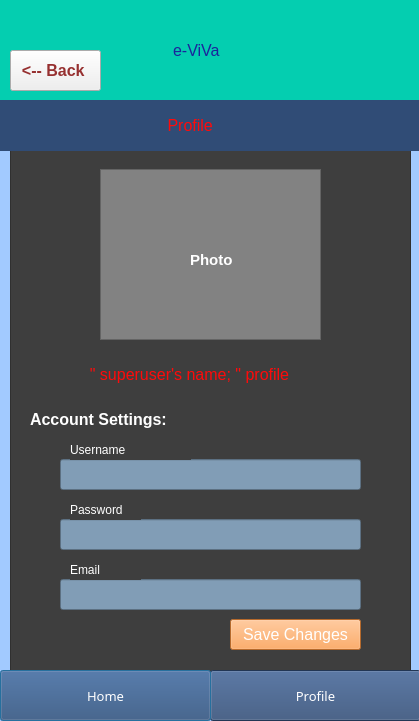
<?xml version="1.0" encoding="UTF-8"?>
<ui version="4.0">
 <class>Dialog</class>
 <widget class="QDialog" name="Dialog">
  <property name="geometry">
   <rect>
    <x>0</x>
    <y>0</y>
    <width>419</width>
    <height>721</height>
   </rect>
  </property>
  <property name="windowTitle">
   <string>Dialog</string>
  </property>
  <property name="styleSheet">
   <string notr="true">background-color: rgb(162, 202, 255);</string>
  </property>
  <widget class="QPushButton" name="HomeButton">
   <property name="geometry">
    <rect>
     <x>0</x>
     <y>670</y>
     <width>211</width>
     <height>51</height>
    </rect>
   </property>
   <property name="font">
    <font>
     <family>Arial Rounded MT Bold</family>
     <pointsize>10</pointsize>
     <weight>50</weight>
     <bold>false</bold>
    </font>
   </property>
   <property name="styleSheet">
    <string notr="true">background-color: rgb(0, 170, 255);
background-color: rgb(48, 76, 118);
color: rgb(255, 255, 255);</string>
   </property>
   <property name="text">
    <string>Home</string>
   </property>
   <property name="default">
    <bool>false</bool>
   </property>
   <property name="flat">
    <bool>false</bool>
   </property>
  </widget>
  <widget class="QPushButton" name="ProfileButton">
   <property name="geometry">
    <rect>
     <x>210</x>
     <y>670</y>
     <width>211</width>
     <height>51</height>
    </rect>
   </property>
   <property name="font">
    <font>
     <family>Arial Rounded MT Bold</family>
     <pointsize>10</pointsize>
     <weight>50</weight>
     <bold>false</bold>
    </font>
   </property>
   <property name="styleSheet">
    <string notr="true">background-color: rgb(0, 170, 255);
background-color: rgb(48, 76, 118);
color: rgb(255, 255, 255);</string>
   </property>
   <property name="text">
    <string>Profile</string>
   </property>
   <property name="default">
    <bool>false</bool>
   </property>
   <property name="flat">
    <bool>false</bool>
   </property>
  </widget>
  <widget class="QLabel" name="e-ViVa_2">
   <property name="geometry">
    <rect>
     <x>0</x>
     <y>0</y>
     <width>421</width>
     <height>101</height>
    </rect>
   </property>
   <property name="font">
    <font>
     <family>MS Shell Dlg 2</family>
     <pointsize>12</pointsize>
     <weight>50</weight>
     <italic>false</italic>
     <bold>false</bold>
    </font>
   </property>
   <property name="styleSheet">
    <string notr="true">background-color: rgb(4, 206, 176);
font: 12pt &quot;MS Shell Dlg 2&quot;;
color: rgb(27, 36, 156);

</string>
   </property>
   <property name="text">
    <string>                                       e-ViVa</string>
   </property>
  </widget>
  <widget class="QFrame" name="frame_2">
   <property name="geometry">
    <rect>
     <x>10</x>
     <y>139</y>
     <width>401</width>
     <height>561</height>
    </rect>
   </property>
   <property name="styleSheet">
    <string notr="true">background-color: rgb(62, 62, 62);</string>
   </property>
   <property name="frameShape">
    <enum>QFrame::StyledPanel</enum>
   </property>
   <property name="frameShadow">
    <enum>QFrame::Raised</enum>
   </property>
   <widget class="QLineEdit" name="lineEdit_13">
    <property name="geometry">
     <rect>
      <x>50</x>
      <y>320</y>
      <width>301</width>
      <height>31</height>
     </rect>
    </property>
    <property name="styleSheet">
     <string notr="true">background-color: rgb(129, 157, 182);</string>
    </property>
   </widget>
   <widget class="QLineEdit" name="lineEdit_14">
    <property name="geometry">
     <rect>
      <x>50</x>
      <y>440</y>
      <width>301</width>
      <height>31</height>
     </rect>
    </property>
    <property name="styleSheet">
     <string notr="true">background-color: rgb(129, 157, 182);</string>
    </property>
   </widget>
   <widget class="QLineEdit" name="lineEdit_15">
    <property name="geometry">
     <rect>
      <x>50</x>
      <y>380</y>
      <width>301</width>
      <height>31</height>
     </rect>
    </property>
    <property name="styleSheet">
     <string notr="true">background-color: rgb(129, 157, 182);</string>
    </property>
   </widget>
   <widget class="QLabel" name="label_14">
    <property name="geometry">
     <rect>
      <x>60</x>
      <y>300</y>
      <width>121</width>
      <height>21</height>
     </rect>
    </property>
    <property name="styleSheet">
     <string notr="true">background-color: rgb(62, 62, 62);
font: 12pt &quot;MS Shell Dlg 2&quot;;
background-color: rgb(62, 62, 62);
color: rgb(255, 255, 255);</string>
    </property>
    <property name="text">
     <string>Username</string>
    </property>
   </widget>
   <widget class="QLabel" name="label_15">
    <property name="geometry">
     <rect>
      <x>60</x>
      <y>360</y>
      <width>71</width>
      <height>21</height>
     </rect>
    </property>
    <property name="styleSheet">
     <string notr="true">background-color: rgb(0, 170, 255);
font: 12pt &quot;MS Shell Dlg 2&quot;;
background-color: rgb(62, 62, 62);
color: rgb(255, 255, 255);</string>
    </property>
    <property name="text">
     <string>Password</string>
    </property>
   </widget>
   <widget class="QLabel" name="label_16">
    <property name="geometry">
     <rect>
      <x>60</x>
      <y>420</y>
      <width>71</width>
      <height>21</height>
     </rect>
    </property>
    <property name="styleSheet">
     <string notr="true">background-color: rgb(0, 170, 255);
font: 12pt &quot;MS Shell Dlg 2&quot;;
background-color: rgb(62, 62, 62);
color: rgb(255, 255, 255);</string>
    </property>
    <property name="text">
     <string>Email</string>
    </property>
   </widget>
   <widget class="QPushButton" name="pushButton_3">
    <property name="geometry">
     <rect>
      <x>220</x>
      <y>480</y>
      <width>131</width>
      <height>31</height>
     </rect>
    </property>
    <property name="font">
     <font>
      <family>MS Shell Dlg 2</family>
      <pointsize>12</pointsize>
      <weight>9</weight>
      <italic>false</italic>
      <bold>false</bold>
     </font>
    </property>
    <property name="styleSheet">
     <string notr="true">font: 75 12pt &quot;MS Shell Dlg 2&quot;;

background-color: rgb(255, 149, 62);
color: rgb(255, 255, 255);</string>
    </property>
    <property name="text">
     <string>Save Changes</string>
    </property>
   </widget>
   <widget class="QFrame" name="frame_4">
    <property name="geometry">
     <rect>
      <x>90</x>
      <y>30</y>
      <width>221</width>
      <height>171</height>
     </rect>
    </property>
    <property name="styleSheet">
     <string notr="true">background-color: rgb(130, 130, 130);</string>
    </property>
    <property name="frameShape">
     <enum>QFrame::StyledPanel</enum>
    </property>
    <property name="frameShadow">
     <enum>QFrame::Raised</enum>
    </property>
    <widget class="QLabel" name="label_2">
     <property name="geometry">
      <rect>
       <x>90</x>
       <y>80</y>
       <width>111</width>
       <height>21</height>
      </rect>
     </property>
     <property name="font">
      <font>
       <pointsize>11</pointsize>
       <weight>75</weight>
       <bold>true</bold>
      </font>
     </property>
     <property name="styleSheet">
      <string notr="true">color: rgb(255, 255, 255);</string>
     </property>
     <property name="text">
      <string>Photo</string>
     </property>
    </widget>
   </widget>
   <widget class="QLabel" name="e-ViVa_3">
    <property name="geometry">
     <rect>
      <x>20</x>
      <y>270</y>
      <width>151</width>
      <height>21</height>
     </rect>
    </property>
    <property name="font">
     <font>
      <family>MS Shell Dlg 2</family>
      <pointsize>12</pointsize>
      <weight>75</weight>
      <italic>false</italic>
      <bold>true</bold>
     </font>
    </property>
    <property name="styleSheet">
     <string notr="true">background-color: rgb(62, 62, 62);
font: 12pt &quot;MS Shell Dlg 2&quot;;
font-weight: bold;
color: rgb(255, 255, 255);

</string>
    </property>
    <property name="text">
     <string>Account Settings:</string>
    </property>
   </widget>
   <widget class="QLabel" name="label_3">
    <property name="geometry">
     <rect>
      <x>0</x>
      <y>210</y>
      <width>341</width>
      <height>51</height>
     </rect>
    </property>
    <property name="font">
     <font>
      <pointsize>12</pointsize>
      <weight>50</weight>
      <bold>false</bold>
     </font>
    </property>
    <property name="focusPolicy">
     <enum>Qt::StrongFocus</enum>
    </property>
    <property name="styleSheet">
     <string notr="true">background-color: rgb(0, 170, 255);
background-color: rgb(62, 62, ,62);
color: rgb(255, 10, 10);</string>
    </property>
    <property name="text">
     <string>                  &quot; superuser's name; &quot; profile</string>
    </property>
   </widget>
  </widget>
  <widget class="QPushButton" name="BackButton">
   <property name="geometry">
    <rect>
     <x>10</x>
     <y>50</y>
     <width>91</width>
     <height>41</height>
    </rect>
   </property>
   <property name="font">
    <font>
     <pointsize>12</pointsize>
     <weight>75</weight>
     <bold>true</bold>
    </font>
   </property>
   <property name="styleSheet">
    <string notr="true">color: rgb(150, 48, 48);
background-color: rgb();</string>
   </property>
   <property name="text">
    <string>&lt;-- Back </string>
   </property>
  </widget>
  <widget class="QLabel" name="label">
   <property name="geometry">
    <rect>
     <x>-10</x>
     <y>100</y>
     <width>441</width>
     <height>51</height>
    </rect>
   </property>
   <property name="font">
    <font>
     <pointsize>12</pointsize>
     <weight>50</weight>
     <bold>false</bold>
    </font>
   </property>
   <property name="focusPolicy">
    <enum>Qt::StrongFocus</enum>
   </property>
   <property name="styleSheet">
    <string notr="true">background-color: rgb(0, 170, 255);
background-color: rgb(48, 76, 118);
color: rgb(255, 10, 10);</string>
   </property>
   <property name="text">
    <string>                                        Profile</string>
   </property>
  </widget>
  <zorder>frame_2</zorder>
  <zorder>ProfileButton</zorder>
  <zorder>e-ViVa_2</zorder>
  <zorder>HomeButton</zorder>
  <zorder>BackButton</zorder>
  <zorder>label</zorder>
 </widget>
 <resources/>
 <connections/>
</ui>
